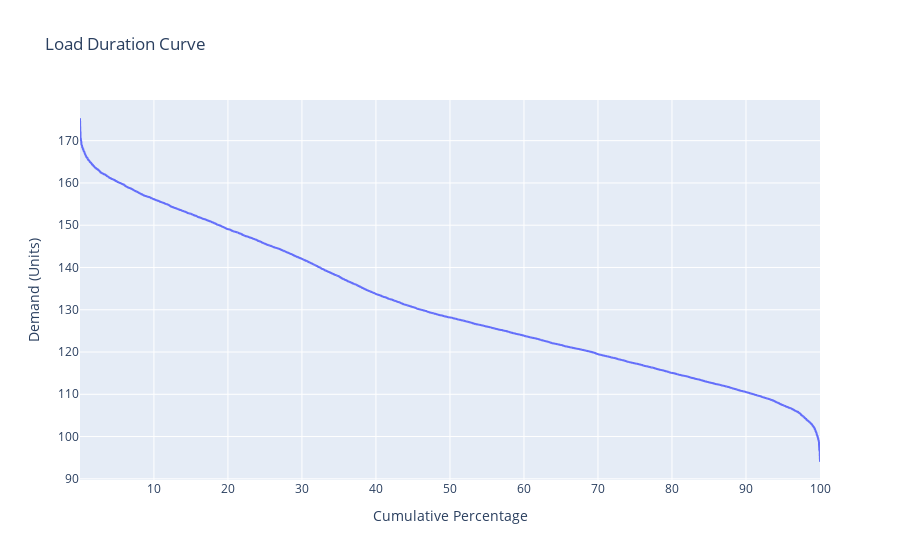

Notebook source saved alongside this figure:
### Markdown cell above
If we now sort this time series, arranging the 100 hours in order from largest to smallest demand levels, we obtain a load duration curve:

### Code cell
import plotly.express as px
import pandas as pd
import datetime
import numpy as np

# Sample data (replace this with your actual data)
start_date = datetime.datetime(2023, 1, 1)
end_date = datetime.datetime(2023, 12, 31)
date_range = pd.date_range(start=start_date, end=end_date, freq='H')  # Use hourly frequency
hours_in_day = 24

# Simulate higher demand in winter than summer and daily peaks
base_demand = [
    120 + 10 * np.sin((i % (365 * hours_in_day)) * 2 * np.pi / (365 * hours_in_day)) +
    30 * ((7 <= i % hours_in_day <= 11) or (17 <= i % hours_in_day <= 20))
    for i in range(len(date_range))
]

# Introduce random noise
np.random.seed(42)  # Set seed for reproducibility
noise = np.random.normal(loc=0, scale=5, size=len(date_range))  # Adjust the scale for the amount of noise
demand_with_noise = base_demand + noise

data = {'Datetime': date_range, 'Electrical Demand': demand_with_noise}

df = pd.DataFrame(data)

# Sort the data by demand in descending order
df = df.sort_values(by='Electrical Demand', ascending=False)

# Calculate the cumulative percentage of time
df['Cumulative Percentage'] = (df['Electrical Demand'].rank(ascending=False, method='max') / len(df)) * 100

# Create a load duration curve using Plotly Express
fig = px.line(df, x='Cumulative Percentage', y='Electrical Demand', title='Load Duration Curve',
              labels={'Electrical Demand': 'Demand (Units)', 'Cumulative Percentage': 'Cumulative Percentage'})

# Show the plot
fig

### Figure 1 — Plotly figure (JSON) as saved in the notebook; plotly's stock layout.template omitted (floating-point values rounded to 4 significant figures; data arrays with more than 128 entries replaced by an {"elided": "..."} marker saying what was removed)
{"data": [{"hovertemplate": "Cumulative Percentage=%{x}<br>Demand (Units)=%{y}<extra></extra>", "legendgroup": "", "line": {"color": "#636efa", "dash": "solid"}, "marker": {"symbol": "circle"}, "mode": "lines", "name": "", "showlegend": false, "type": "scattergl", "x": {"elided": "8737 float values"}, "xaxis": "x", "y": {"elided": "8737 float values"}, "yaxis": "y"}], "layout": {"legend": {"tracegroupgap": 0}, "title": {"text": "Load Duration Curve"}, "xaxis": {"anchor": "y", "domain": [0, 1], "title": {"text": "Cumulative Percentage"}}, "yaxis": {"anchor": "x", "domain": [0, 1], "title": {"text": "Demand (Units)"}}}}
